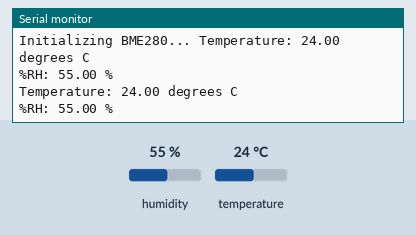
Bench run of a sketch on a simulated Arduino Uno, built with avr-gcc and run on an emulated ATmega328P. On the bench: the last lines printed to the serial monitor. Inputs (shaded band) come from the test bench; at power-on: humidity 55 %, temperature 24 °C.

Above: at 2.8 s.
2.9 s: humidity set to 22 %
At 4.4 s:
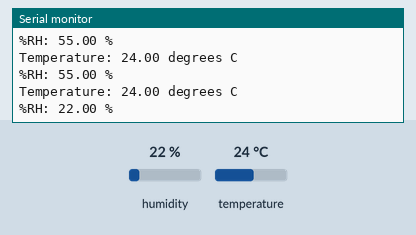
5.6 s: temperature set to 12 °C
At 7.2 s:
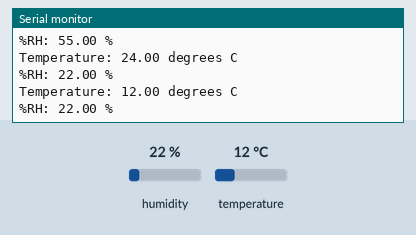
8.3 s: humidity set to 40 %
At 10.5 s:
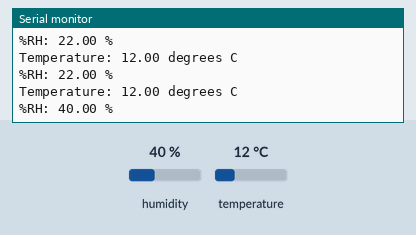
Timing chart, 0 to 12.0 s (numbered marks = the images above; inputs shaded):
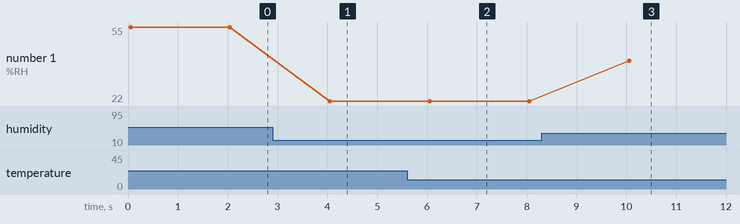

Measured:
- after the input at 2.9 s, the serial monitor: prints a new line after 1.1 s (image 1)
- after the input at 5.6 s, the serial monitor: prints a new line after 0.42 s (image 2)
- after the input at 8.3 s, the serial monitor: prints a new line after 1.8 s (image 3)
- plotted number 1: 55 → 22 after the input at 2.9 s, 22 → 40 after the input at 8.3 s

The sketch:

Sparkfun_BME_test.ino
```cpp
/******************************************************************************
******************************************************************************/

#include <stdint.h>
#include "SparkFunBME280.h"
#include "Wire.h" //I2C

#define BME280_I2C_ADDRESS 0x76

//Global sensor object
BME280 mySensor;

void setup()
{

  mySensor.settings.commInterface = I2C_MODE;
  mySensor.settings.I2CAddress = BME280_I2C_ADDRESS;

  mySensor.settings.runMode = 3; //Normal mode

  //tStandby can be:
  //  0, 0.5ms
  //  1, 62.5ms
  //  2, 125ms
  //  3, 250ms
  //  4, 500ms
  //  5, 1000ms
  //  6, 10ms
  //  7, 20ms
  mySensor.settings.tStandby = 0;

  //filter can be off or number of FIR coefficients to use:
  //  0, filter off
  //  1, coefficients = 2
  //  2, coefficients = 4
  //  3, coefficients = 8
  //  4, coefficients = 16
  mySensor.settings.filter = 0;

  //tempOverSample can be:
  //  0, skipped
  //  1 through 5, oversampling *1, *2, *4, *8, *16 respectively
  mySensor.settings.tempOverSample = 1;

  //pressOverSample can be:
  //  0, skipped
  //  1 through 5, oversampling *1, *2, *4, *8, *16 respectively
    mySensor.settings.pressOverSample = 1;

  //humidOverSample can be:
  //  0, skipped
  //  1 through 5, oversampling *1, *2, *4, *8, *16 respectively
  mySensor.settings.humidOverSample = 1;

  Serial.begin(9600);
  Serial.print("Initializing BME280... ");
  delay(10);  //Make sure sensor had enough time to turn on. BME280 requires 2ms to start up.

  if (!mySensor.begin()) {
    Serial.println("Could not find a valid BME280 sensor, check wiring!");
    while (1);
  }

}

void loop()
{

  Serial.print("Temperature: ");
  Serial.print(mySensor.readTempC(), 2);
  Serial.println(" degrees C");

  Serial.print("%RH: ");
  Serial.print(mySensor.readFloatHumidity(), 2);
  Serial.println(" %");

  Serial.println();

  delay(2000);

}
```
